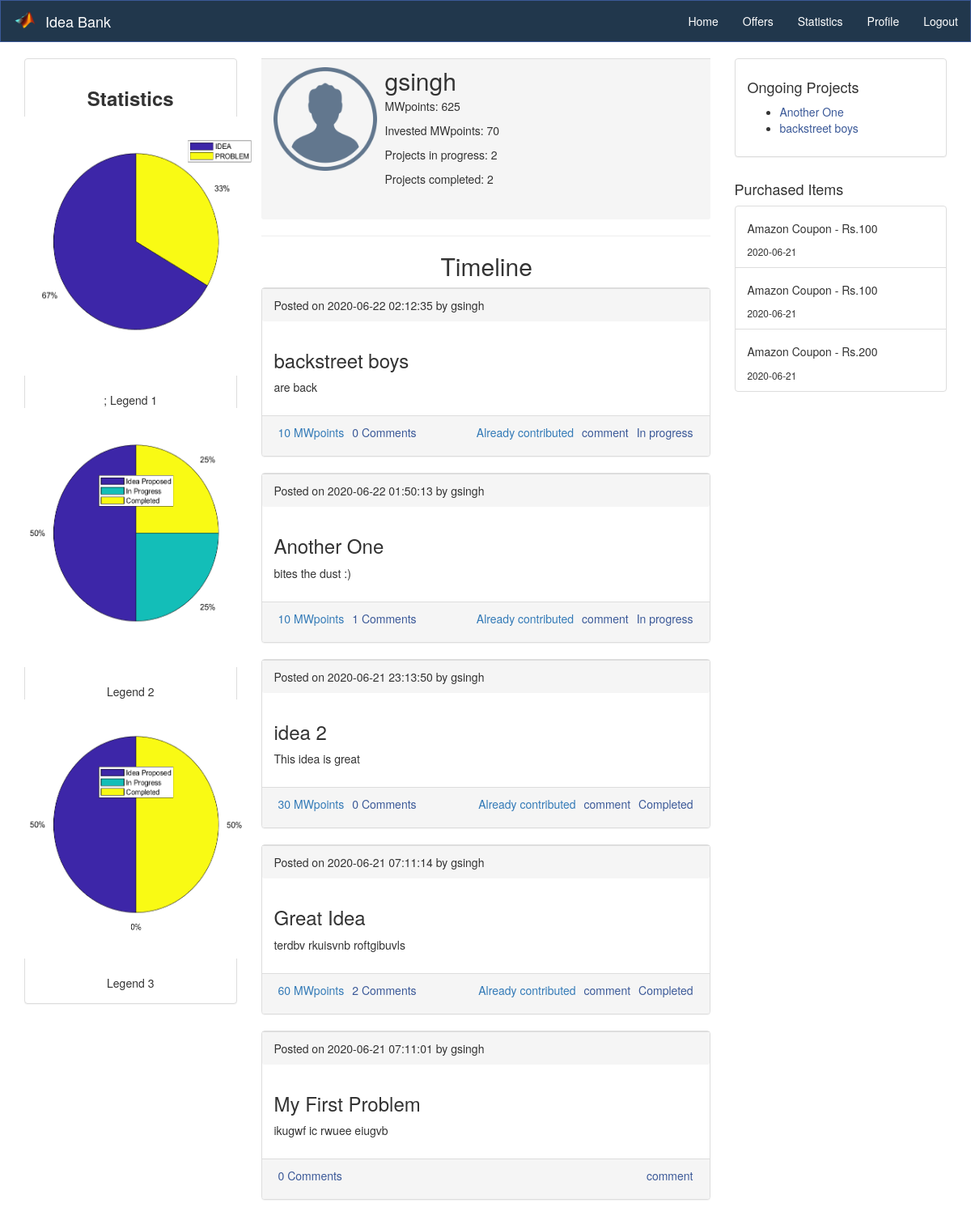
The page /profile.php?name=gsingh (signed in) on the database its author committed.
### tables this page shows
CREATE TABLE `user` (
  `user_id` int(11) NOT NULL,
  `name` varchar(50) NOT NULL,
  `MWpoints` int(11) DEFAULT '100',
  `password` varchar(250) NOT NULL
);

CREATE TABLE `post` (
  `post_id` varchar(200) NOT NULL,
  `name` varchar(50) DEFAULT NULL,
  `current_status` varchar(30) DEFAULT NULL,
  `post_creation_time` datetime DEFAULT NULL,
  `post_text` text,
  `type` varchar(20) DEFAULT NULL,
  `post_heading` text
);

### profile.php (the view, shortened to what this page needs)
<?php include "header.php" ?>
<?php
$user = $_GET['name'];
$sql = "SELECT * FROM user WHERE name = '$user' ";
$result = mysqli_query($conn, $sql);
$row = mysqli_fetch_array($result);
$MWpoints = $row['MWpoints'];
$query1 = "SELECT sum(contribution) as inv from contributors where c_name = '$user'";
$result1 = mysqli_query($conn, $query1);
$result = mysqli_fetch_array($result1);
$inv = $result['inv'];
$status = "In progress";
$query1 = "SELECT count(*) as project_in_progress from post where name = '$user' and current_status = '$status'";
$result1 = mysqli_query($conn, $query1);
$result = mysqli_fetch_array($result1);
$project_in_progress = $result['project_in_progress'];
$status = "Completed";
$query1 = "SELECT count(*) as project_completed from post where name = '$user' and current_status = '$status'";
$result1 = mysqli_query($conn, $query1);
$result = mysqli_fetch_array($result1);
$project_completed = $result['project_completed'];
?>
<main class="container">
  <div class="row">
    <div class="col-md-3">
      <div class="panel panel-default">
        <div class="panel-body">
          <h3 style="text-align: center;"><b>Statistics</b></h3>
          <div style="display: flex; flex-direction: column; align-items: center; justify-content: center;">
            <img src="main.png" alt="pie chart" width="400" height="320" class="centerI" /><br>;
            Legend 1
          </div>
          <div style="display: flex; flex-direction: column; align-items: center; justify-content: center;">
            <img src="idea.png" alt="pie chart" width="400" height="320" class="centerI" /><br>
            Legend 2
          </div>
          <div style="display: flex; flex-direction: column; align-items: center; justify-content: center;">
            <img src="problem.png" alt="pie chart" width="400" height="320" class="centerI" /><br>
            Legend 3
          </div>
        </div>
      </div>
    </div>
    <div class="col-md-6">
      <div class="media">
        <div class="panel-footer">
          <div class="media-left">
            <img src="img/my_avatar.png" class="media-object" style="width: 128px; height: 128px;">
          </div>
          <div class="media-body">
            <h2 class="media-heading"><?php echo $user; ?></h2>
            <p>MWpoints: <?php echo $MWpoints; ?> </p>
            <p>Invested MWpoints: <?php echo $inv; ?> </p>
            <p>Projects in progress: <?php echo $project_in_progress; ?> </p>
            <p>Projects completed: <?php echo $project_completed; ?> </p>
            <br>
          </div>
        </div>
      </div>
      <hr>
      <h2 style="margin-left: 40%">Timeline</h2>
      <div>
        <?php
          $sql = "SELECT * from post where name = '$user' order by post_creation_time desc ";
          $result = mysqli_query($conn,$sql);
          if (mysqli_num_rows($result) > 0) {
            while($post = $result->fetch_assoc()) {
              $post_id = $post['post_id'];
              $query1 = "SELECT sum(contribution) as contr from contributors where post_id = '$post_id'";
              $MWpoints1 = mysqli_query($conn,$query1);
              $MWpoints = mysqli_fetch_array($MWpoints1);
              $query2 = "SELECT count(*) as comments from comment where post_id = '$post_id'";
              $num_comm1 = mysqli_query($conn,$query2);
              $num_comm = mysqli_fetch_array($num_comm1);
              $type = $post['type'];
              $creation_type = "Posted";
              ?>
                <div class="panel panel-default">
            <div class="panel-footer">
              <span><?php echo $creation_type; ?> on <?php echo $post['post_creation_time']; ?> by <?php echo $post['name']; ?></span>
            </div>
            <div class="panel-body">
              <h3><?php echo $post['post_heading']; ?></h3>
              <p><?php echo $post['post_text']; ?></p>
            </div>
            <div class="panel-footer" style = "height: 50px;">
              <?php
                  if($type == 'idea'){
                 $contribution = "contribution.php?post_id=".$post_id;
               ?>
               <span class="pull-left"><a class="text-primary" style = "padding: 5px" href="<?php echo $contribution; ?>">
                <?php
                  echo $MWpoints['contr']." MWpoints";}
                ?>
                </a></span>
               <span class="pull-left"><a class="text-secondary" style = "padding: 5px" href=<?php     echo "comment.php?post_id=".$post_id; ?>>
                <?php
                  echo $num_comm['comments']." Comments";
                ?>
               </a></span>
               <?php
                      if($_SESSION['name'] != "") {
               if($type == 'idea'){
               if($post['name']==$user){
               ?>
                  <span class="pull-right"><a class="text-secondary" style = "padding: 5px" href="<?php echo "status.php?post_id=".$post_id; ?>"> <?php echo $post['current_status'];?>
                  </a></span>
            <?php } else {?>
              <span class="pull-right"><a class="text-secondary" style = "padding: 5px" > <?php echo $post['current_status'];?>
                  </a></span>
            <?php }} ?>
              <span class="pull-right"><a class="text-secondary" style = "padding: 5px" href=<?php     echo "comment.php?post_id=".$post_id; ?>>  comment  </a></span>
              <span class="pull-right"><a class="text-primary" style = "padding: 5px" href= <?php     echo "contribute_post.php?post_id=".$post_id; ?> >
              <?php
                  if($type == 'idea'){
                   $query5 = "SELECT * from contributors where post_id = '$post_id' and c_name = '$user' ";
                  $result5 = mysqli_query($conn,$query5);
                  if(mysqli_num_rows($result5)==0){
                   echo 'Contribute(10 MWpoints)';
                  }
                  else{
                    echo 'Already contributed';
                  }}
                ?>
                </a></span>
              <?php }?>
            </div>
          </div>
              <?php
            }
          } else {
            ?>
              <p class="text-center">No posts yet!</p>
            <?php
          }
        ?>
      </div>
    </div>
    <div class="col-md-3">
      <div class="panel panel-default">
        <div class="panel-body">
          <h4>Ongoing Projects</h4>
          <?php
            $sql = "select post_id,post_heading from post where current_status = 'In Progress' AND name = '$user'";
            $result = mysqli_query($conn,$sql);
            if ($result->num_rows > 0) {
              ?><ul><?php
              while($af_user = $result->fetch_assoc()) {
                ?>
                <li>
                <span><a href=<?php     echo "comment.php?post_id=".$af_user['post_id']; ?>><?php echo $af_user['post_heading'] ?></a></span>
                </li>
                <?php
              }
              ?></ul><?php
            } else {
              ?>
                <p class="text-center">No Projects</p>
              <?php
            }
          ?>
        </div>
      </div>
    </div>
    <div class="col-md-3">
      <h4>Purchased Items</h4>
      <div class="list-group">
        <?php
        $sql = "SELECT offer_title, purchase_date  FROM purchases natural join offers WHERE username = '$user'";
        $result = mysqli_query($conn, $sql);
        if (mysqli_num_rows($result) > 0) { ?>
          <?php
          while ($item = $result->fetch_assoc()) { ?>
            <span class="list-group-item list-group-item-action flex-column align-items-start">
              <div class="d-flex w-100 justify-content-between">
                <h5 class="mb-1"><?php echo $item['offer_title']; ?></h5>
              </div>
              <small>
                <?php echo $item['purchase_date']; ?>
              </small>
            </span>
          <?php } ?>
        <?php } ?>
      </div>
    </div>
  </div>
</main>
<?php include "footer.php" ?>

### css/style.css (style rules this page uses)
a { color: #3b5998; }

### rows shown on the page
user: MWpoints "625"
post: creation_type "Posted", post_creation_time "2020-06-22 02:12:35", name "gsingh", post_heading "backstreet boys", post_text "are back", contr "10", comments "0", current_status "In progress", type "Already contributed"
post: creation_type "Posted", post_creation_time "2020-06-22 01:50:13", name "gsingh", post_heading "Another One", post_text "bites the dust :)", contr "10", comments "1", current_status "In progress", type "Already contributed"
post: creation_type "Posted", post_creation_time "2020-06-21 23:13:50", name "gsingh", post_heading "idea 2", post_text "This idea is great", contr "30", comments "0", current_status "Completed", type "Already contributed"
post: creation_type "Posted", post_creation_time "2020-06-21 07:11:14", name "gsingh", post_heading "Great Idea", post_text "terdbv rkuisvnb roftgibuvls", contr "60", comments "2", current_status "Completed", type "Already contributed"
post: creation_type "Posted", post_creation_time "2020-06-21 07:11:01", name "gsingh", post_heading "My First Problem", post_text "ikugwf ic rwuee eiugvb", comments "0"

### other values the page prints
$user "gsingh"
$inv "70"
$project_in_progress "2"
$project_completed "2"
$item['offer_title'] "Amazon Coupon - Rs.100"
$item['purchase_date'] "2020-06-21"
$item['offer_title'] "Amazon Coupon - Rs.200"
